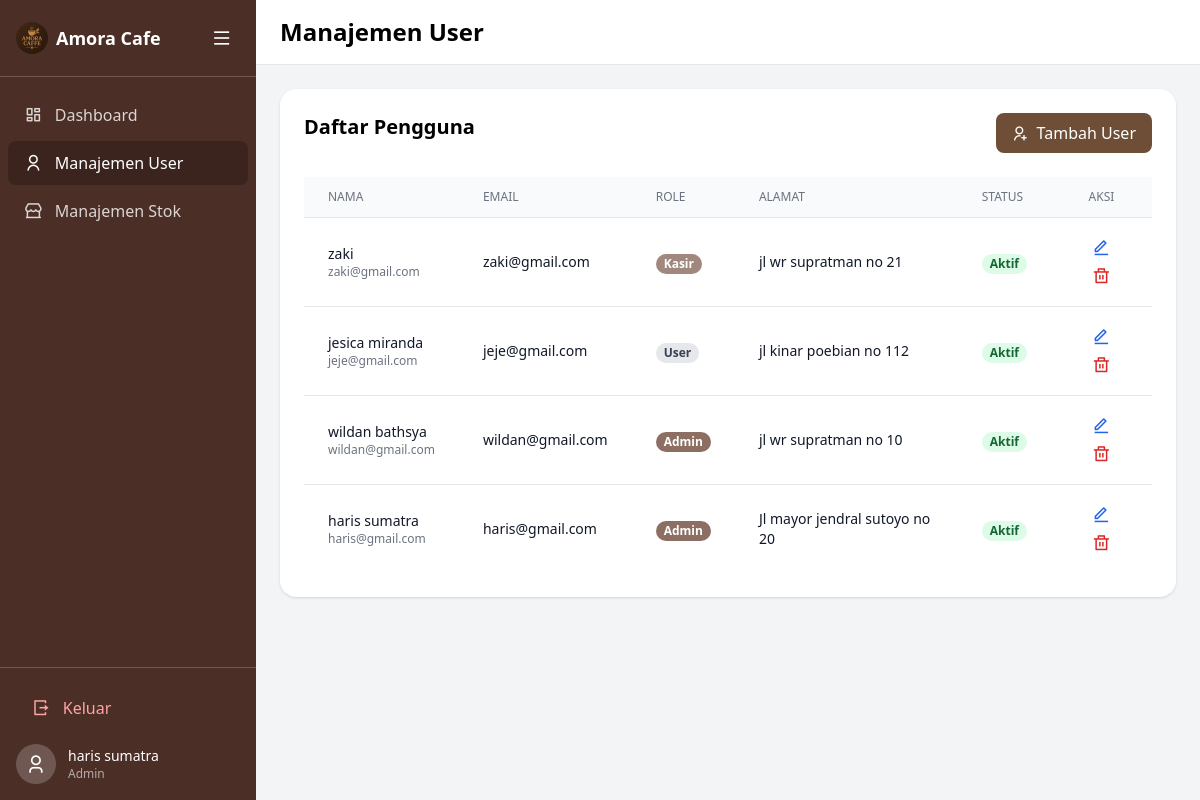
The page /admin/manajemen-user.php (signed in) on the database its author committed.
### tables this page shows
CREATE TABLE `users` (
  `id` int(11) NOT NULL,
  `nama` varchar(100) DEFAULT NULL,
  `email` varchar(100) DEFAULT NULL,
  `role` enum('Admin','Kasir','Staff','User') DEFAULT NULL,
  `alamat` text DEFAULT NULL,
  `tanggal_lahir` date DEFAULT NULL,
  `password` varchar(255) NOT NULL,
  `status` tinyint(1) DEFAULT 1,
  `profil` varchar(255) DEFAULT NULL COMMENT 'Path atau URL ke gambar profil',
  `no_telepon` varchar(20) DEFAULT NULL COMMENT 'Nomor telepon pengguna',
  `created_at` timestamp NOT NULL DEFAULT current_timestamp()
);

### admin/manajemen-user.php (the view, shortened to what this page needs)
<?php
require_once __DIR__ . '/../koneksi.php';
$stmt = $pdo->query("SELECT * FROM users ORDER BY id DESC");
$users = $stmt->fetchAll();
?>
<!DOCTYPE html>
<html lang="id">
<head>
  <script src="https://cdn.tailwindcss.com"></script>
  <link href="https://cdnjs.cloudflare.com/ajax/libs/remixicon/4.6.0/remixicon.min.css" rel="stylesheet" />
</head>
<body class="flex h-screen bg-gray-100">
  <aside class="sidebar w-64 bg-[#4b2e25] text-white flex flex-col">
    <div class="p-4 flex items-center border-b border-white/20">
      <img src="/projekteori/logo.jpeg" alt="Logo" class="w-8 h-8 rounded-full object-cover" />
      <span class="ml-2 text-lg font-semibold">Amora Cafe</span>
      <button class="ml-auto p-2 focus:outline-none">
        <i class="ri-menu-line text-xl"></i>
      </button>
    </div>
    <nav class="sidebar-nav flex-1 overflow-y-auto py-4 px-2"> <a href="dashboard.php" class="flex items-center px-4 py-2 mb-1 rounded-lg text-white/80 hover:bg-[#3a241d] hover:text-white transition">
        <i class="ri-dashboard-line text-lg"></i><span class="ml-3">Dashboard</span>
      </a>
      <a href="manajemen-user.php" class="flex items-center px-4 py-2 mb-1 rounded-lg bg-[#3a241d] text-white font-medium">
        <i class="ri-user-line text-lg"></i><span class="ml-3">Manajemen User</span>
      </a>
      <a href="Manajemen-Stok-Admin.php" class="flex items-center px-4 py-2 mb-1 rounded-lg text-white/80 hover:bg-[#3a241d] hover:text-white transition">
        <i class="ri-store-2-line text-lg"></i><span class="ml-3">Manajemen Stok</span>
      </a>
    </nav>
    <div class="p-4 border-t border-white/20">
        <a href="../logout.php" class="flex items-center w-full px-4 py-2.5 mb-3 rounded-lg text-red-300 hover:bg-red-500 hover:text-white transition-colors duration-200 group">
            <i class="ri-logout-box-r-line text-lg text-red-300 group-hover:text-white"></i>
            <span class="ml-3 font-medium">Keluar</span>
        </a>
     <div class="flex items-center">
    <?php if (isset($_SESSION['user_profil']) && !empty($_SESSION['user_profil'])): ?>
        <div class="w-10 h-10 bg-white/20 rounded-full items-center justify-center" style="display:none;">
            <i class="ri-user-3-line text-xl text-white"></i>
        </div>
    <?php else: ?>
        <div class="w-10 h-10 bg-white/20 rounded-full flex items-center justify-center">
            <i class="ri-user-3-line text-xl text-white"></i>
        </div>
    <?php endif; ?>
    <div class="ml-3">
        <div class="text-sm font-medium"><?= htmlspecialchars($_SESSION['user_nama']) ?></div>
        <div class="text-xs text-white/60"><?= htmlspecialchars($_SESSION['user_role']) ?></div>
    </div>
</div>
</div>
  </aside>
  <div class="flex-1 flex flex-col overflow-hidden">
    <header class="bg-white border-b px-6 py-4">
      <h1 class="text-2xl font-bold">Manajemen User</h1>
    </header>
    <main class="p-6 overflow-y-auto">
      <div class="bg-white rounded-2xl p-6 shadow max-w-7xl mx-auto">
        <div class="flex justify-between mb-6">
          <h3 class="text-xl font-semibold">Daftar Pengguna</h3>
          <a href="tambah_user.php" class="inline-flex items-center gap-2 bg-[#6f4e37] text-white px-4 py-2 rounded-lg hover:bg-[#5c3c2f]">
            <i class="ri-user-add-line"></i><span>Tambah User</span>
          </a>
        </div>
        <div class="overflow-x-auto">
          <table class="min-w-full divide-y divide-gray-200">
            <thead class="bg-gray-50">
              <tr>
                <th class="px-6 py-3 text-left text-xs font-medium text-gray-500 uppercase">Nama</th>
                <th class="px-6 py-3 text-left text-xs font-medium text-gray-500 uppercase">Email</th>
                <th class="px-6 py-3 text-left text-xs font-medium text-gray-500 uppercase">Role</th>
                <th class="px-6 py-3 text-left text-xs font-medium text-gray-500 uppercase">Alamat</th>
                <th class="px-6 py-3 text-left text-xs font-medium text-gray-500 uppercase">Status</th>
                <th class="px-6 py-3 text-center text-xs font-medium text-gray-500 uppercase">Aksi</th>
              </tr>
            </thead>
            <tbody class="bg-white divide-y divide-gray-200">
              <?php foreach($users as $u): ?>
              <tr>
                <td class="px-6 py-4">
                  <div class="text-sm font-medium text-gray-900"><?= htmlspecialchars($u['nama']) ?></div>
                  <div class="text-xs text-gray-500"><?= htmlspecialchars($u['email']) ?></div>
                </td>
                <td class="px-6 py-4 text-sm text-gray-900"><?= htmlspecialchars($u['email']) ?></td>
                <td class="px-6 py-4">
                  <?php
  $role = $u['role'];
  if ($role === 'Admin') {
    $bg = 'bg-[#8d6e63]';
  } elseif ($role === 'Kasir') {
    $bg = 'bg-[#a1887f]';
  } else {
    $bg = 'bg-gray-200';
  }
  if ($role === 'Admin' || $role === 'Kasir') {
    $clr = 'text-white';
  } else {
    $clr = 'text-gray-700';
  }
?>
                  <span class="px-2 inline-flex text-xs leading-5 font-semibold rounded-full <?= $bg ?> <?= $clr ?>">
                    <?= htmlspecialchars($role) ?>
                  </span>
                </td>
                <td class="px-6 py-4 text-sm text-gray-900"><?= htmlspecialchars($u['alamat']) ?></td>
                <td class="px-6 py-4">
                  <?php if($u['status']): ?>
                    <span class="px-2 inline-flex text-xs leading-5 font-semibold rounded-full bg-green-100 text-green-800">Aktif</span>
                  <?php else: ?>
                    <span class="px-2 inline-flex text-xs leading-5 font-semibold rounded-full bg-gray-100 text-gray-600">Nonaktif</span>
                  <?php endif; ?>
                </td>
                <td class="px-6 py-4 text-center text-sm">
                  <a href="edit_user.php?id=<?= $u['id'] ?>" class="text-blue-600 hover:text-blue-900 mx-1">
                    <i class="ri-edit-line text-lg"></i>
                  </a>
                  <form method="post" class="inline-block" onsubmit="return confirm('Hapus <?= htmlspecialchars($u['nama']) ?>?')">
                    <button type="submit" class="text-red-600 hover:text-red-900 mx-1">
                      <i class="ri-delete-bin-line text-lg"></i>
                    </button>
                  </form>
                </td>
              </tr>
              <?php endforeach; ?>
            </tbody>
          </table>
        </div>
      </div>
    </main>
  </div>
</body>
</html>

### rows shown on the page
users: nama "zaki", email "zaki@gmail.com", role "Kasir", alamat "jl wr supratman no 21", status "Aktif"
users: nama "jesica miranda", email "jeje@gmail.com", role "User", alamat "jl kinar poebian no 112", status "Aktif"
users: nama "wildan bathsya", email "wildan@gmail.com", role "Admin", alamat "jl wr supratman no 10", status "Aktif"
users: nama "haris sumatra", email "haris@gmail.com", role "Admin", alamat "Jl mayor jendral sutoyo no 20", status "Aktif"

### other values the page prints
$_SESSION['user_nama'] "haris sumatra"
$_SESSION['user_role'] "Admin"
